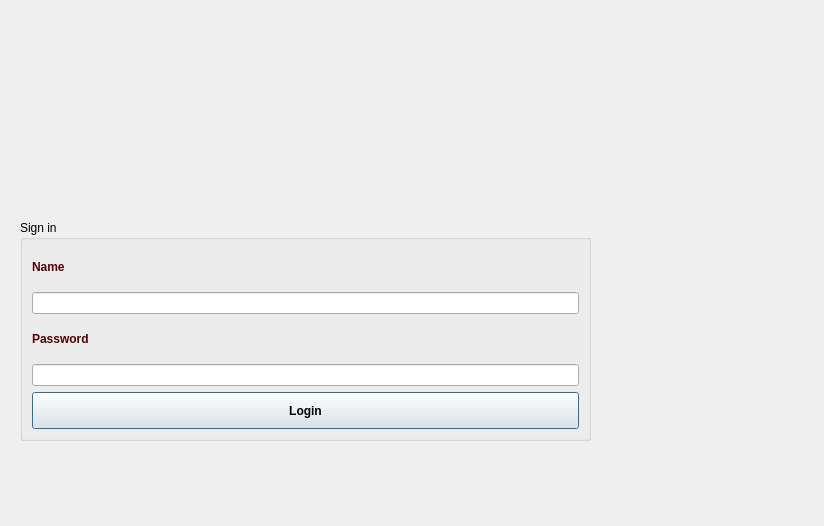
<?xml version="1.0" encoding="UTF-8"?>
<ui version="4.0">
 <class>Student</class>
 <widget class="QDialog" name="Student">
  <property name="geometry">
   <rect>
    <x>0</x>
    <y>0</y>
    <width>824</width>
    <height>526</height>
   </rect>
  </property>
  <property name="windowTitle">
   <string>Dialog</string>
  </property>
  <widget class="QGroupBox" name="groupBox">
   <property name="geometry">
    <rect>
     <x>20</x>
     <y>220</y>
     <width>571</width>
     <height>221</height>
    </rect>
   </property>
   <property name="title">
    <string>Sign in</string>
   </property>
   <layout class="QVBoxLayout" name="verticalLayout_4">
    <item>
     <widget class="QLabel" name="label_7">
      <property name="font">
       <font>
        <pointsize>9</pointsize>
        <weight>75</weight>
        <bold>true</bold>
       </font>
      </property>
      <property name="text">
       <string>&lt;html&gt;&lt;head/&gt;&lt;body&gt;&lt;p&gt;&lt;span style=&quot; color:#550000;&quot;&gt;Name&lt;/span&gt;&lt;/p&gt;&lt;/body&gt;&lt;/html&gt;</string>
      </property>
     </widget>
    </item>
    <item>
     <widget class="QLineEdit" name="username"/>
    </item>
    <item>
     <widget class="QLabel" name="label_8">
      <property name="font">
       <font>
        <pointsize>9</pointsize>
        <weight>75</weight>
        <bold>true</bold>
       </font>
      </property>
      <property name="text">
       <string>&lt;html&gt;&lt;head/&gt;&lt;body&gt;&lt;p&gt;&lt;span style=&quot; color:#550000;&quot;&gt;Password&lt;/span&gt;&lt;/p&gt;&lt;/body&gt;&lt;/html&gt;</string>
      </property>
     </widget>
    </item>
    <item>
     <widget class="QLineEdit" name="password">
      <property name="echoMode">
       <enum>QLineEdit::Password</enum>
      </property>
     </widget>
    </item>
    <item>
     <widget class="QPushButton" name="pushButton_login_4">
      <property name="sizePolicy">
       <sizepolicy hsizetype="Minimum" vsizetype="Preferred">
        <horstretch>0</horstretch>
        <verstretch>0</verstretch>
       </sizepolicy>
      </property>
      <property name="font">
       <font>
        <pointsize>9</pointsize>
        <weight>75</weight>
        <bold>true</bold>
       </font>
      </property>
      <property name="text">
       <string>Login</string>
      </property>
     </widget>
    </item>
   </layout>
  </widget>
  <widget class="QLabel" name="label_studentlogin">
   <property name="geometry">
    <rect>
     <x>40</x>
     <y>20</y>
     <width>611</width>
     <height>191</height>
    </rect>
   </property>
   <property name="text">
    <string/>
   </property>
  </widget>
 </widget>
 <resources/>
 <connections/>
</ui>
